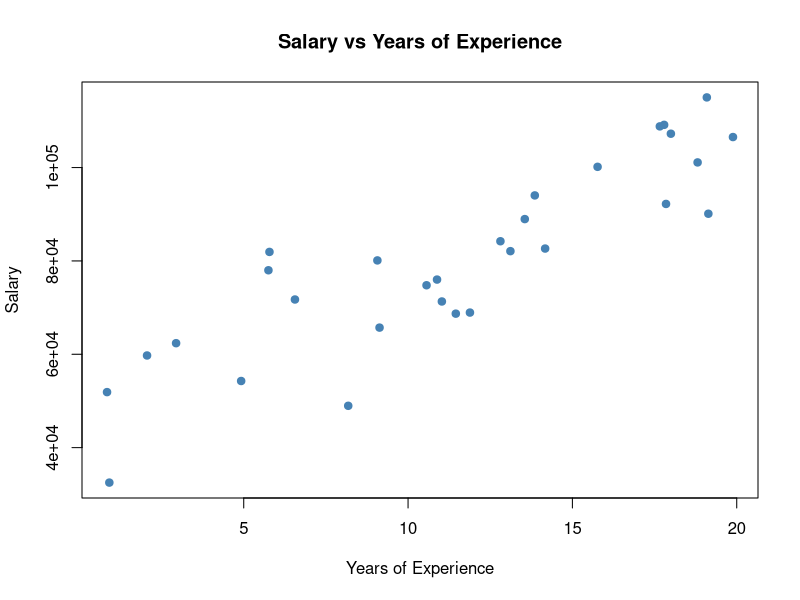
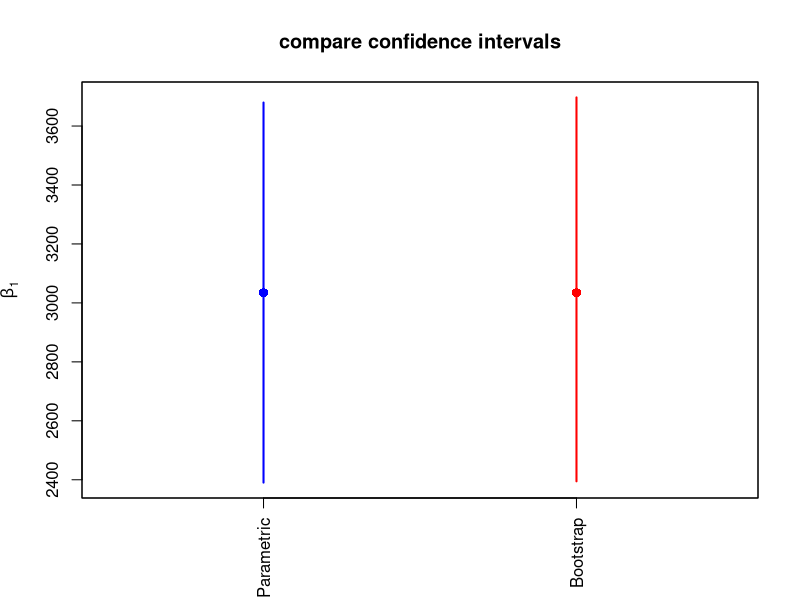
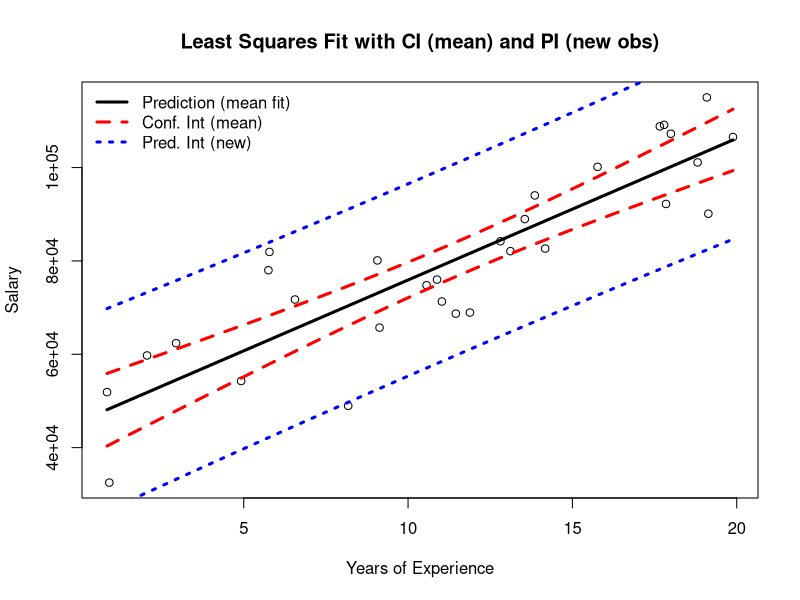
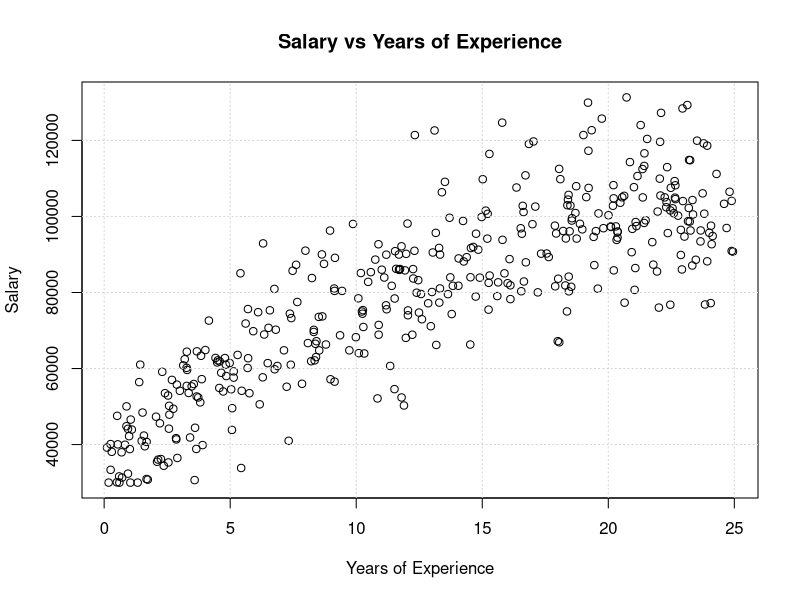

These charts were generated, in order, by the following R code:
### --- 1. Generate synthetic Salary–Experience data --------------------------

set.seed(123)
n <- 30
YearsExperience <- runif(n, 0, 20)                    # 0–20 years
Salary <- 40000 + 3500 * YearsExperience + rnorm(n, mean = 0, sd = 10000)
df <- data.frame(salary = Salary, years_exp = YearsExperience)

# Quick look
plot(df$years_exp, df$salary,
     main = "Salary vs Years of Experience",
     xlab = "Years of Experience", ylab = "Salary",
     pch = 19, col = "steelblue")

### --- 2. Bootstrap linear regression function ------------------------------

bootstrapLM_salary_exp <- function(data, repetitions = 5000,
                                   confidence.level = 0.95, seed = NULL) {
  if (!all(c("salary", "years_exp") %in% names(data))) {
    stop("data must contain columns 'salary' and 'years_exp'.")
  }
  if (!is.null(seed)) set.seed(seed)
  
  y <- data$salary
  x <- data$years_exp
  n <- length(y)
  
  # Observed coefficients
  stat.obs <- coef(lm(y ~ x))
  
  # One bootstrap draw
  bootFun <- function() {
    idx <- sample.int(n, size = n, replace = TRUE)
    coef(lm(y[idx] ~ x[idx]))
  }
  
  # Collect bootstrap coefficients (rows: intercept, slope)
  stat.boot <- replicate(repetitions, bootFun())
  rownames(stat.boot) <- c("(Intercept)", "years_exp")
  
  # Percentile CIs
  alpha <- 1 - confidence.level
  ci <- apply(stat.boot, 1, quantile, probs = c(alpha/2, 1 - alpha/2))
  
  # Assemble output
  out <- cbind(
    lower    = ci[1, ],
    estimate = stat.obs,
    upper    = ci[2, ]
  )
  
  return(list(confidence.interval = out, bootStats = stat.boot))
}

### --- 3. Run bootstrap and inspect CI --------------------------------------

res <- bootstrapLM_salary_exp(df, repetitions = 5000,
                              confidence.level = 0.95, seed = 42)

print(res$confidence.interval)

### --- 4. Parametric (t-based) CI for slope ---------------------------------

fit <- lm(salary ~ years_exp, data = df)
b1_hat <- coef(fit)[["years_exp"]]
se_b1  <- summary(fit)$coefficients["years_exp", "Std. Error"]
tcrit  <- qt(0.975, df = df.residual(fit))

ci_param <- c(lower = b1_hat - tcrit * se_b1,
              estimate = b1_hat,
              upper = b1_hat + tcrit * se_b1)

### --- 5. Extract bootstrap CI for slope ------------------------------------

ci_mat <- res$confidence.interval
slope_row <- if ("years_exp" %in% rownames(ci_mat)) "years_exp" else rownames(ci_mat)[2]
ci_boot <- ci_mat[slope_row, c("lower", "estimate", "upper")]

### --- 6. Assemble and plot both CIs ----------------------------------------

CIs <- rbind(Parametric = ci_param,
             Bootstrap  = ci_boot)

xpos <- 1:2
ylim <- range(CIs[, c("lower", "upper")])

plot(NA, xlim = c(0.5, 2.5), ylim = ylim,
     xaxt = "n", xlab = "", ylab = expression(hat(beta)[1]),
     main = "compare confidence intervals")

# Parametric (blue)
segments(x0 = xpos[1], y0 = CIs["Parametric", "lower"],
         x1 = xpos[1], y1 = CIs["Parametric", "upper"],
         col = "blue", lwd = 2)
points(xpos[1], CIs["Parametric", "estimate"],
       pch = 16, col = "blue", cex = 1.2)

# Bootstrap (red)
segments(x0 = xpos[2], y0 = CIs["Bootstrap", "lower"],
         x1 = xpos[2], y1 = CIs["Bootstrap", "upper"],
         col = "red", lwd = 2)
points(xpos[2], CIs["Bootstrap", "estimate"],
       pch = 16, col = "red", cex = 1.2)

axis(1, at = xpos, labels = c("Parametric", "Bootstrap"), las = 2)
box()







## Assumes df with columns: salary, years_exp
## Fit model
fit <- lm(salary ~ years_exp, data = df)

## Grid of x for smooth bands
x_grid <- seq(min(df$years_exp), max(df$years_exp), length.out = 200)
newd <- data.frame(years_exp = x_grid)

## Confidence band for the mean response
pred_ci <- predict(fit, newdata = newd, interval = "confidence", level = 0.95)  # fit, lwr, upr

## Prediction band for a new individual
pred_pi <- predict(fit, newdata = newd, interval = "prediction", level = 0.95)  # fit, lwr, upr

## Base scatter
plot(df$years_exp, df$salary,
     main = "Least Squares Fit with CI (mean) and PI (new obs)",
     xlab = "Years of Experience",
     ylab = "Salary",
     pch  = 1, col = "black")

## Fitted line (black)
lines(x_grid, pred_ci[, "fit"], lwd = 3, col = "black")

## Confidence interval (red, dashed)
lines(x_grid, pred_ci[, "lwr"], lwd = 3, col = "red", lty = 2)
lines(x_grid, pred_ci[, "upr"], lwd = 3, col = "red", lty = 2)

## Prediction interval (blue, dotted)
lines(x_grid, pred_pi[, "lwr"], lwd = 3, col = "blue", lty = 3)
lines(x_grid, pred_pi[, "upr"], lwd = 3, col = "blue", lty = 3)

## Legend
legend("topleft",
       legend = c("Prediction (mean fit)", "Conf. Int (mean)", "Pred. Int (new)"),
       lwd = c(3, 3, 3),
       col = c("black", "red", "blue"),
       lty = c(1, 2, 3),
       bty = "n")












# ==========================================================
# Generate synthetic salary vs years of experience data
# ==========================================================
set.seed(2025)

n <- 400
years_exp <- runif(n, 0, 25)             # random experience between 0 and 25 years

# true underlying pattern: mostly linear, mild curvature
base <- 35000
b1   <- 5200
b2   <- -100
sigma <- 9000 + 200 * years_exp          # more variation for senior workers

salary <- base + b1*years_exp + b2*years_exp^2 + rnorm(n, 0, sigma)
salary <- pmax(salary, 30000)            # ensure no unrealistic low salaries

df <- data.frame(
  salary = salary,
  years_exp = years_exp
)

# ==========================================================
# Scatterplot of salary vs years of experience
# ==========================================================
plot(df$years_exp, df$salary,
     pch = 1, col = "black",
     xlab = "Years of Experience",
     ylab = "Salary",
     main = "Salary vs Years of Experience")
grid()

# ==========================================================
# Add-on functions to draw fits on the existing scatterplot
# (assumes df with columns: salary, years_exp; plot already drawn)
# ==========================================================

add_linear_fit <- function(data, col = "red", lwd = 3) {
  fit <- lm(salary ~ years_exp, data = data)
  xg <- seq(min(data$years_exp), max(data$years_exp), length.out = 300)
  yg <- predict(fit, newdata = data.frame(years_exp = xg))
  lines(xg, yg, col = col, lwd = lwd)
  invisible(fit)
}

add_quadratic_fit <- function(data, col = "green", lwd = 3) {
  fit <- lm(salary ~ poly(years_exp, 2, raw = TRUE), data = data)
  xg <- seq(min(data$years_exp), max(data$years_exp), length.out = 300)
  yg <- predict(fit, newdata = data.frame(years_exp = xg))
  lines(xg, yg, col = col, lwd = lwd)
  invisible(fit)
}

add_cubic_fit <- function(data, col = "blue", lwd = 3) {
  fit <- lm(salary ~ poly(years_exp, 3, raw = TRUE), data = data)
  xg <- seq(min(data$years_exp), max(data$years_exp), length.out = 300)
  yg <- predict(fit, newdata = data.frame(years_exp = xg))
  lines(xg, yg, col = col, lwd = lwd)
  invisible(fit)
}

# ----------------------------------------------------------
# Example calls (run after you plot the scatter):
# plot(df$years_exp, df$salary)
# add_linear_fit(df)      # adds red straight line
# add_quadratic_fit(df)   # adds red quadratic curve
# add_cubic_fit(df)       # adds red cubic curve
# ----------------------------------------------------------

